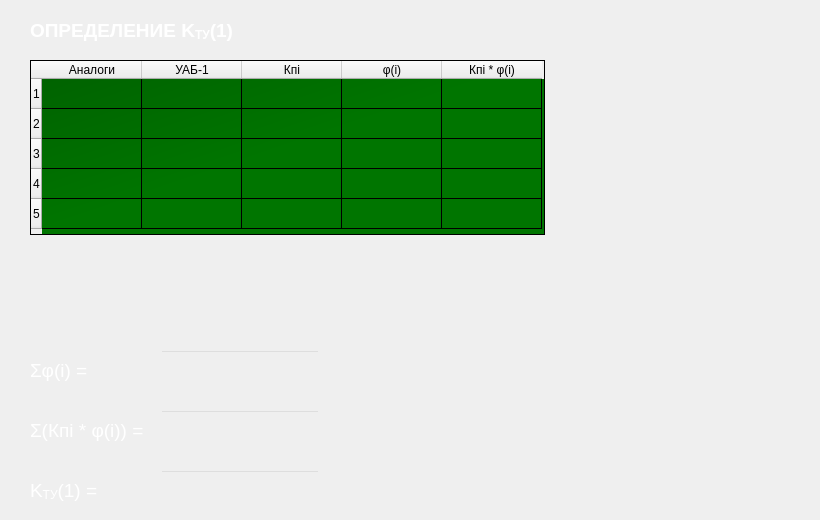
   <widget class="QWidget" name="Ch2_9">
    <widget class="QLabel" name="label_44">
     <property name="geometry">
      <rect>
       <x>30</x>
       <y>10</y>
       <width>781</width>
       <height>41</height>
      </rect>
     </property>
     <property name="styleSheet">
      <string notr="true">QLabel
{
color: white;
}</string>
     </property>
     <property name="text">
      <string>&lt;html&gt;&lt;head/&gt;&lt;body&gt;&lt;p&gt;&lt;span style=&quot; font-size:14pt; font-weight:600;&quot;&gt;ОПРЕДЕЛЕНИЕ K&lt;/span&gt;&lt;span style=&quot; font-size:14pt; font-weight:600; vertical-align:sub;&quot;&gt;ТУ&lt;/span&gt;&lt;span style=&quot; font-size:14pt; font-weight:600;&quot;&gt;(1)&lt;/span&gt;&lt;/p&gt;&lt;/body&gt;&lt;/html&gt;</string>
     </property>
    </widget>
    <widget class="QTableWidget" name="tableWidget_28">
     <property name="geometry">
      <rect>
       <x>30</x>
       <y>60</y>
       <width>515</width>
       <height>175</height>
      </rect>
     </property>
     <property name="styleSheet">
      <string notr="true">QTableWidget
{
background-color: 
qlineargradient(x1: 0, y1: 0, x2: 0.5, y2: 0.5, stop: 0 #006000, stop: 1 #007500);
color:white;
}</string>
     </property>
     <property name="columnCount">
      <number>5</number>
     </property>
     <row>
      <property name="text">
       <string>1</string>
      </property>
     </row>
     <row>
      <property name="text">
       <string>2</string>
      </property>
     </row>
     <row>
      <property name="text">
       <string>3</string>
      </property>
     </row>
     <row>
      <property name="text">
       <string>4</string>
      </property>
     </row>
     <row>
      <property name="text">
       <string>5</string>
      </property>
     </row>
     <column>
      <property name="text">
       <string>Аналоги</string>
      </property>
     </column>
     <column>
      <property name="text">
       <string>УАБ-1</string>
      </property>
     </column>
     <column>
      <property name="text">
       <string>Кпi</string>
      </property>
     </column>
     <column>
      <property name="text">
       <string>φ(i)</string>
      </property>
     </column>
     <column>
      <property name="text">
       <string>Кпi * φ(i)</string>
      </property>
     </column>
    </widget>
    <widget class="QLabel" name="K1_l_2">
     <property name="geometry">
      <rect>
       <x>30</x>
       <y>470</y>
       <width>121</width>
       <height>41</height>
      </rect>
     </property>
     <property name="styleSheet">
      <string notr="true">QLabel
{
color: white;
}</string>
     </property>
     <property name="text">
      <string>&lt;html&gt;&lt;head/&gt;&lt;body&gt;&lt;p&gt;&lt;span style=&quot; font-size:14pt;&quot;&gt;K&lt;/span&gt;&lt;span style=&quot; font-size:14pt; vertical-align:sub;&quot;&gt;ТУ&lt;/span&gt;&lt;span style=&quot; font-size:14pt;&quot;&gt;(1) =&lt;/span&gt;&lt;/p&gt;&lt;/body&gt;&lt;/html&gt;</string>
     </property>
    </widget>
    <widget class="QLineEdit" name="K1_2">
     <property name="geometry">
      <rect>
       <x>160</x>
       <y>470</y>
       <width>160</width>
       <height>30</height>
      </rect>
     </property>
     <property name="styleSheet">
      <string notr="true">QLineEdit
{
background: rgb(0,0,0,0);
color: white;
}</string>
     </property>
     <property name="text">
      <string/>
     </property>
    </widget>
    <widget class="QLineEdit" name="sum_phi_K1_2">
     <property name="geometry">
      <rect>
       <x>160</x>
       <y>350</y>
       <width>160</width>
       <height>30</height>
      </rect>
     </property>
     <property name="styleSheet">
      <string notr="true">QLineEdit
{
background: rgb(0,0,0,0);
color: white;
}</string>
     </property>
     <property name="text">
      <string/>
     </property>
    </widget>
    <widget class="QLabel" name="sum_phi_K1_l_2">
     <property name="geometry">
      <rect>
       <x>30</x>
       <y>350</y>
       <width>121</width>
       <height>41</height>
      </rect>
     </property>
     <property name="styleSheet">
      <string notr="true">QLabel
{
color: white;
}</string>
     </property>
     <property name="text">
      <string>&lt;html&gt;&lt;head/&gt;&lt;body&gt;&lt;p&gt;&lt;span style=&quot; font-size:14pt;&quot;&gt;Σφ(i) =&lt;/span&gt;&lt;/p&gt;&lt;/body&gt;&lt;/html&gt;</string>
     </property>
    </widget>
    <widget class="QLineEdit" name="sum_Kphi_K1_2">
     <property name="geometry">
      <rect>
       <x>160</x>
       <y>410</y>
       <width>160</width>
       <height>30</height>
      </rect>
     </property>
     <property name="styleSheet">
      <string notr="true">QLineEdit
{
background: rgb(0,0,0,0);
color: white;
}</string>
     </property>
     <property name="text">
      <string/>
     </property>
    </widget>
    <widget class="QLabel" name="sum_Kphi_K1_l_2">
     <property name="geometry">
      <rect>
       <x>30</x>
       <y>410</y>
       <width>121</width>
       <height>41</height>
      </rect>
     </property>
     <property name="styleSheet">
      <string notr="true">QLabel
{
color: white;
}</string>
     </property>
     <property name="text">
      <string>&lt;html&gt;&lt;head/&gt;&lt;body&gt;&lt;p&gt;&lt;span style=&quot; font-size:14pt;&quot;&gt;Σ(Кпi * φ(i)) =&lt;/span&gt;&lt;/p&gt;&lt;/body&gt;&lt;/html&gt;</string>
     </property>
    </widget>
   </widget>
